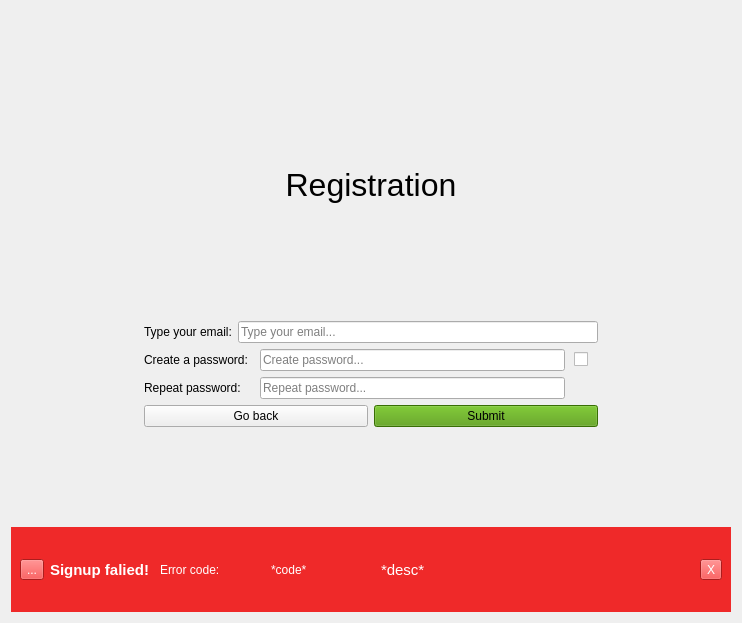
<?xml version="1.0" encoding="UTF-8"?>
<ui version="4.0">
 <class>SignupPage</class>
 <widget class="QWidget" name="SignupPage">
  <property name="geometry">
   <rect>
    <x>0</x>
    <y>0</y>
    <width>742</width>
    <height>623</height>
   </rect>
  </property>
  <property name="windowTitle">
   <string>Form</string>
  </property>
  <property name="windowIcon">
   <iconset>
    <normaloff>../../../../1200px-Icon-notepad.svg.png</normaloff>../../../../1200px-Icon-notepad.svg.png</iconset>
  </property>
  <layout class="QGridLayout" name="gridLayout" rowstretch="1,4,1,1" columnstretch="1,4,1">
   <item row="1" column="0">
    <spacer name="horizontalSpacer">
     <property name="orientation">
      <enum>Qt::Horizontal</enum>
     </property>
     <property name="sizeHint" stdset="0">
      <size>
       <width>60</width>
       <height>20</height>
      </size>
     </property>
    </spacer>
   </item>
   <item row="1" column="2">
    <spacer name="horizontalSpacer_2">
     <property name="orientation">
      <enum>Qt::Horizontal</enum>
     </property>
     <property name="sizeHint" stdset="0">
      <size>
       <width>60</width>
       <height>20</height>
      </size>
     </property>
    </spacer>
   </item>
   <item row="0" column="1">
    <spacer name="verticalSpacer">
     <property name="orientation">
      <enum>Qt::Vertical</enum>
     </property>
     <property name="sizeHint" stdset="0">
      <size>
       <width>20</width>
       <height>81</height>
      </size>
     </property>
    </spacer>
   </item>
   <item row="3" column="0" colspan="3">
    <widget class="QWidget" name="ErrorWidget" native="true">
     <property name="styleSheet">
      <string notr="true">background-color: rgb(239, 41, 41);
color: rgb(255, 255, 255);</string>
     </property>
     <layout class="QVBoxLayout" name="verticalLayout">
      <item>
       <spacer name="verticalSpacer_3">
        <property name="orientation">
         <enum>Qt::Vertical</enum>
        </property>
        <property name="sizeHint" stdset="0">
         <size>
          <width>20</width>
          <height>15</height>
         </size>
        </property>
       </spacer>
      </item>
      <item>
       <layout class="QHBoxLayout" name="horizontalLayout_2" stretch="0,1,1,1,3,0">
        <item>
         <widget class="QToolButton" name="toolButton">
          <property name="text">
           <string>...</string>
          </property>
          <property name="icon">
           <iconset resource="../../resources.qrc">
            <normaloff>:/Icons/Icons/baseline_warning_black_24dp.png</normaloff>:/Icons/Icons/baseline_warning_black_24dp.png</iconset>
          </property>
          <property name="iconSize">
           <size>
            <width>26</width>
            <height>33</height>
           </size>
          </property>
         </widget>
        </item>
        <item>
         <widget class="QLabel" name="label">
          <property name="sizePolicy">
           <sizepolicy hsizetype="Minimum" vsizetype="Preferred">
            <horstretch>0</horstretch>
            <verstretch>0</verstretch>
           </sizepolicy>
          </property>
          <property name="font">
           <font>
            <pointsize>11</pointsize>
            <bold>true</bold>
           </font>
          </property>
          <property name="text">
           <string>Signup falied!</string>
          </property>
         </widget>
        </item>
        <item>
         <widget class="QLabel" name="ErrorTitleLabel">
          <property name="sizePolicy">
           <sizepolicy hsizetype="Preferred" vsizetype="Preferred">
            <horstretch>0</horstretch>
            <verstretch>0</verstretch>
           </sizepolicy>
          </property>
          <property name="font">
           <font>
            <pointsize>9</pointsize>
           </font>
          </property>
          <property name="text">
           <string>Error code:</string>
          </property>
         </widget>
        </item>
        <item>
         <widget class="QLabel" name="ErrorCodeLabel">
          <property name="font">
           <font>
            <pointsize>9</pointsize>
           </font>
          </property>
          <property name="text">
           <string>*code*</string>
          </property>
         </widget>
        </item>
        <item>
         <widget class="QLabel" name="ErrorDescriptionLabel">
          <property name="font">
           <font>
            <pointsize>11</pointsize>
           </font>
          </property>
          <property name="text">
           <string>*desc*</string>
          </property>
         </widget>
        </item>
        <item>
         <widget class="QToolButton" name="CloseErrorBannerToolButton">
          <property name="text">
           <string>X</string>
          </property>
         </widget>
        </item>
       </layout>
      </item>
      <item>
       <spacer name="verticalSpacer_4">
        <property name="orientation">
         <enum>Qt::Vertical</enum>
        </property>
        <property name="sizeHint" stdset="0">
         <size>
          <width>20</width>
          <height>14</height>
         </size>
        </property>
       </spacer>
      </item>
     </layout>
    </widget>
   </item>
   <item row="1" column="1">
    <widget class="QWidget" name="signupWidget" native="true">
     <layout class="QVBoxLayout" name="verticalLayout_2">
      <item>
       <widget class="QLabel" name="signupTitleLabel">
        <property name="text">
         <string>&lt;html&gt;&lt;head/&gt;&lt;body&gt;&lt;p&gt;&lt;span style=&quot; font-size:24pt;&quot;&gt;Registration&lt;/span&gt;&lt;/p&gt;&lt;/body&gt;&lt;/html&gt;</string>
        </property>
        <property name="alignment">
         <set>Qt::AlignCenter</set>
        </property>
       </widget>
      </item>
      <item>
       <layout class="QHBoxLayout" name="horizontalLayout_3">
        <property name="sizeConstraint">
         <enum>QLayout::SetFixedSize</enum>
        </property>
        <property name="topMargin">
         <number>48</number>
        </property>
        <property name="rightMargin">
         <number>0</number>
        </property>
        <property name="bottomMargin">
         <number>0</number>
        </property>
        <item>
         <widget class="QLabel" name="usernameLabel">
          <property name="text">
           <string>Type your email:</string>
          </property>
         </widget>
        </item>
        <item>
         <widget class="QLineEdit" name="usernameLineEdit">
          <property name="text">
           <string/>
          </property>
          <property name="placeholderText">
           <string>Type your email...</string>
          </property>
         </widget>
        </item>
       </layout>
      </item>
      <item>
       <layout class="QGridLayout" name="gridLayout_3" rowstretch="0,0,0">
        <property name="rightMargin">
         <number>10</number>
        </property>
        <property name="bottomMargin">
         <number>0</number>
        </property>
        <property name="horizontalSpacing">
         <number>9</number>
        </property>
        <item row="1" column="0">
         <widget class="QLabel" name="passwordRepeatLabel">
          <property name="minimumSize">
           <size>
            <width>107</width>
            <height>0</height>
           </size>
          </property>
          <property name="text">
           <string>Repeat password:</string>
          </property>
          <property name="alignment">
           <set>Qt::AlignJustify|Qt::AlignVCenter</set>
          </property>
         </widget>
        </item>
        <item row="1" column="1">
         <widget class="QLineEdit" name="passwordRepeatLineEdit">
          <property name="echoMode">
           <enum>QLineEdit::Password</enum>
          </property>
          <property name="placeholderText">
           <string>Repeat password...</string>
          </property>
         </widget>
        </item>
        <item row="0" column="0">
         <widget class="QLabel" name="passwordCreateLabel">
          <property name="text">
           <string>Create a password:</string>
          </property>
         </widget>
        </item>
        <item row="0" column="1">
         <widget class="QLineEdit" name="passwordCreateLineEdit">
          <property name="echoMode">
           <enum>QLineEdit::Password</enum>
          </property>
          <property name="placeholderText">
           <string>Create password...</string>
          </property>
         </widget>
        </item>
        <item row="0" column="2">
         <widget class="QCheckBox" name="showPassword">
          <property name="text">
           <string/>
          </property>
         </widget>
        </item>
       </layout>
      </item>
      <item>
       <layout class="QHBoxLayout" name="horizontalLayout">
        <item>
         <widget class="QPushButton" name="GoBackButton">
          <property name="text">
           <string>Go back</string>
          </property>
          <property name="icon">
           <iconset resource="../../resources.qrc">
            <normaloff>:/Icons/Icons/baseline_arrow_back_black_24dp.png</normaloff>:/Icons/Icons/baseline_arrow_back_black_24dp.png</iconset>
          </property>
         </widget>
        </item>
        <item>
         <widget class="QPushButton" name="SignupSubmitButton">
          <property name="styleSheet">
           <string notr="true">background-color: rgb(78, 154, 6);</string>
          </property>
          <property name="text">
           <string>Submit</string>
          </property>
          <property name="flat">
           <bool>false</bool>
          </property>
         </widget>
        </item>
       </layout>
      </item>
     </layout>
    </widget>
   </item>
   <item row="2" column="1">
    <spacer name="verticalSpacer_2">
     <property name="orientation">
      <enum>Qt::Vertical</enum>
     </property>
     <property name="sizeHint" stdset="0">
      <size>
       <width>20</width>
       <height>81</height>
      </size>
     </property>
    </spacer>
   </item>
  </layout>
 </widget>
 <resources>
  <include location="../../resources.qrc"/>
 </resources>
 <connections/>
</ui>
